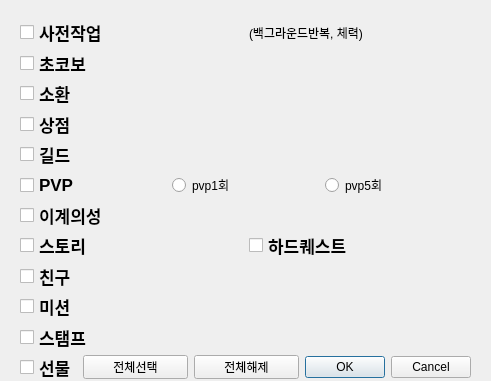
<?xml version="1.0" encoding="UTF-8"?>
<ui version="4.0">
 <class>Dialog</class>
 <widget class="QDialog" name="Dialog">
  <property name="geometry">
   <rect>
    <x>0</x>
    <y>0</y>
    <width>491</width>
    <height>381</height>
   </rect>
  </property>
  <property name="windowTitle">
   <string>Dialog</string>
  </property>
  <widget class="QWidget" name="verticalLayoutWidget">
   <property name="geometry">
    <rect>
     <x>20</x>
     <y>20</y>
     <width>451</width>
     <height>359</height>
    </rect>
   </property>
   <layout class="QVBoxLayout" name="verticalLayout">
    <item>
     <layout class="QHBoxLayout" name="horizontalLayout_4">
      <item>
       <widget class="QCheckBox" name="cb_prep_work">
        <property name="sizePolicy">
         <sizepolicy hsizetype="Preferred" vsizetype="Expanding">
          <horstretch>0</horstretch>
          <verstretch>0</verstretch>
         </sizepolicy>
        </property>
        <property name="font">
         <font>
          <pointsize>13</pointsize>
          <weight>75</weight>
          <bold>true</bold>
         </font>
        </property>
        <property name="text">
         <string>사전작업</string>
        </property>
       </widget>
      </item>
      <item>
       <widget class="QLabel" name="label">
        <property name="text">
         <string>(백그라운드반복, 체력)</string>
        </property>
       </widget>
      </item>
     </layout>
    </item>
    <item>
     <widget class="QCheckBox" name="cb_chocobo">
      <property name="sizePolicy">
       <sizepolicy hsizetype="Preferred" vsizetype="Expanding">
        <horstretch>0</horstretch>
        <verstretch>0</verstretch>
       </sizepolicy>
      </property>
      <property name="font">
       <font>
        <pointsize>13</pointsize>
        <weight>75</weight>
        <bold>true</bold>
       </font>
      </property>
      <property name="text">
       <string>초코보</string>
      </property>
     </widget>
    </item>
    <item>
     <widget class="QCheckBox" name="cb_summon">
      <property name="sizePolicy">
       <sizepolicy hsizetype="Preferred" vsizetype="Expanding">
        <horstretch>0</horstretch>
        <verstretch>0</verstretch>
       </sizepolicy>
      </property>
      <property name="font">
       <font>
        <pointsize>13</pointsize>
        <weight>75</weight>
        <bold>true</bold>
       </font>
      </property>
      <property name="text">
       <string>소환</string>
      </property>
     </widget>
    </item>
    <item>
     <widget class="QCheckBox" name="cb_store">
      <property name="sizePolicy">
       <sizepolicy hsizetype="Preferred" vsizetype="Expanding">
        <horstretch>0</horstretch>
        <verstretch>0</verstretch>
       </sizepolicy>
      </property>
      <property name="font">
       <font>
        <pointsize>13</pointsize>
        <weight>75</weight>
        <bold>true</bold>
       </font>
      </property>
      <property name="text">
       <string>상점</string>
      </property>
     </widget>
    </item>
    <item>
     <widget class="QCheckBox" name="cb_guild">
      <property name="sizePolicy">
       <sizepolicy hsizetype="Preferred" vsizetype="Expanding">
        <horstretch>0</horstretch>
        <verstretch>0</verstretch>
       </sizepolicy>
      </property>
      <property name="font">
       <font>
        <pointsize>13</pointsize>
        <weight>75</weight>
        <bold>true</bold>
       </font>
      </property>
      <property name="text">
       <string>길드</string>
      </property>
     </widget>
    </item>
    <item>
     <layout class="QHBoxLayout" name="horizontalLayout" stretch="0,0,0">
      <item>
       <widget class="QCheckBox" name="cb_pvp">
        <property name="sizePolicy">
         <sizepolicy hsizetype="Preferred" vsizetype="Expanding">
          <horstretch>0</horstretch>
          <verstretch>0</verstretch>
         </sizepolicy>
        </property>
        <property name="font">
         <font>
          <pointsize>13</pointsize>
          <weight>75</weight>
          <bold>true</bold>
         </font>
        </property>
        <property name="text">
         <string>PVP</string>
        </property>
       </widget>
      </item>
      <item>
       <widget class="QRadioButton" name="rb_pvp_1">
        <property name="sizePolicy">
         <sizepolicy hsizetype="Preferred" vsizetype="Fixed">
          <horstretch>0</horstretch>
          <verstretch>0</verstretch>
         </sizepolicy>
        </property>
        <property name="text">
         <string>pvp1회</string>
        </property>
       </widget>
      </item>
      <item>
       <widget class="QRadioButton" name="rb_pvp_5">
        <property name="sizePolicy">
         <sizepolicy hsizetype="Preferred" vsizetype="Fixed">
          <horstretch>0</horstretch>
          <verstretch>0</verstretch>
         </sizepolicy>
        </property>
        <property name="text">
         <string>pvp5회</string>
        </property>
       </widget>
      </item>
     </layout>
    </item>
    <item>
     <widget class="QCheckBox" name="cb_another_world">
      <property name="sizePolicy">
       <sizepolicy hsizetype="Preferred" vsizetype="Expanding">
        <horstretch>0</horstretch>
        <verstretch>0</verstretch>
       </sizepolicy>
      </property>
      <property name="font">
       <font>
        <pointsize>13</pointsize>
        <weight>75</weight>
        <bold>true</bold>
       </font>
      </property>
      <property name="text">
       <string>이계의성</string>
      </property>
     </widget>
    </item>
    <item>
     <layout class="QHBoxLayout" name="horizontalLayout_3">
      <item>
       <widget class="QCheckBox" name="cb_story">
        <property name="sizePolicy">
         <sizepolicy hsizetype="Preferred" vsizetype="Expanding">
          <horstretch>0</horstretch>
          <verstretch>0</verstretch>
         </sizepolicy>
        </property>
        <property name="font">
         <font>
          <pointsize>13</pointsize>
          <weight>75</weight>
          <bold>true</bold>
         </font>
        </property>
        <property name="text">
         <string>스토리</string>
        </property>
       </widget>
      </item>
      <item>
       <widget class="QCheckBox" name="cb_hard_quest">
        <property name="sizePolicy">
         <sizepolicy hsizetype="Preferred" vsizetype="Expanding">
          <horstretch>0</horstretch>
          <verstretch>0</verstretch>
         </sizepolicy>
        </property>
        <property name="font">
         <font>
          <pointsize>13</pointsize>
          <weight>75</weight>
          <bold>true</bold>
         </font>
        </property>
        <property name="text">
         <string>하드퀘스트</string>
        </property>
       </widget>
      </item>
     </layout>
    </item>
    <item>
     <widget class="QCheckBox" name="cb_friend">
      <property name="sizePolicy">
       <sizepolicy hsizetype="Preferred" vsizetype="Expanding">
        <horstretch>0</horstretch>
        <verstretch>0</verstretch>
       </sizepolicy>
      </property>
      <property name="font">
       <font>
        <pointsize>13</pointsize>
        <weight>75</weight>
        <bold>true</bold>
       </font>
      </property>
      <property name="text">
       <string>친구</string>
      </property>
     </widget>
    </item>
    <item>
     <widget class="QCheckBox" name="cb_mission">
      <property name="sizePolicy">
       <sizepolicy hsizetype="Preferred" vsizetype="Expanding">
        <horstretch>0</horstretch>
        <verstretch>0</verstretch>
       </sizepolicy>
      </property>
      <property name="font">
       <font>
        <pointsize>13</pointsize>
        <weight>75</weight>
        <bold>true</bold>
       </font>
      </property>
      <property name="text">
       <string>미션</string>
      </property>
     </widget>
    </item>
    <item>
     <widget class="QCheckBox" name="cb_stamp">
      <property name="sizePolicy">
       <sizepolicy hsizetype="Preferred" vsizetype="Expanding">
        <horstretch>0</horstretch>
        <verstretch>0</verstretch>
       </sizepolicy>
      </property>
      <property name="font">
       <font>
        <pointsize>13</pointsize>
        <weight>75</weight>
        <bold>true</bold>
       </font>
      </property>
      <property name="text">
       <string>스탬프</string>
      </property>
     </widget>
    </item>
    <item>
     <layout class="QHBoxLayout" name="horizontalLayout_2" stretch="0,1,1,0">
      <item>
       <widget class="QCheckBox" name="cb_present">
        <property name="sizePolicy">
         <sizepolicy hsizetype="Preferred" vsizetype="Expanding">
          <horstretch>0</horstretch>
          <verstretch>0</verstretch>
         </sizepolicy>
        </property>
        <property name="font">
         <font>
          <pointsize>13</pointsize>
          <weight>75</weight>
          <bold>true</bold>
         </font>
        </property>
        <property name="text">
         <string>선물</string>
        </property>
       </widget>
      </item>
      <item>
       <widget class="QPushButton" name="pushButton">
        <property name="text">
         <string>전체선택</string>
        </property>
       </widget>
      </item>
      <item>
       <widget class="QPushButton" name="pushButton_2">
        <property name="text">
         <string>전체해제</string>
        </property>
       </widget>
      </item>
      <item>
       <widget class="QDialogButtonBox" name="buttonBox">
        <property name="sizePolicy">
         <sizepolicy hsizetype="Preferred" vsizetype="Preferred">
          <horstretch>0</horstretch>
          <verstretch>0</verstretch>
         </sizepolicy>
        </property>
        <property name="orientation">
         <enum>Qt::Horizontal</enum>
        </property>
        <property name="standardButtons">
         <set>QDialogButtonBox::Cancel|QDialogButtonBox::Ok</set>
        </property>
       </widget>
      </item>
     </layout>
    </item>
   </layout>
  </widget>
 </widget>
 <resources/>
 <connections>
  <connection>
   <sender>buttonBox</sender>
   <signal>accepted()</signal>
   <receiver>Dialog</receiver>
   <slot>custom_accept()</slot>
   <hints>
    <hint type="sourcelabel">
     <x>315</x>
     <y>358</y>
    </hint>
    <hint type="destinationlabel">
     <x>157</x>
     <y>274</y>
    </hint>
   </hints>
  </connection>
  <connection>
   <sender>buttonBox</sender>
   <signal>rejected()</signal>
   <receiver>Dialog</receiver>
   <slot>reject()</slot>
   <hints>
    <hint type="sourcelabel">
     <x>383</x>
     <y>358</y>
    </hint>
    <hint type="destinationlabel">
     <x>286</x>
     <y>274</y>
    </hint>
   </hints>
  </connection>
  <connection>
   <sender>pushButton</sender>
   <signal>clicked()</signal>
   <receiver>Dialog</receiver>
   <slot>select_all()</slot>
   <hints>
    <hint type="sourcelabel">
     <x>145</x>
     <y>365</y>
    </hint>
    <hint type="destinationlabel">
     <x>142</x>
     <y>420</y>
    </hint>
   </hints>
  </connection>
  <connection>
   <sender>pushButton_2</sender>
   <signal>clicked()</signal>
   <receiver>Dialog</receiver>
   <slot>deselect_all()</slot>
   <hints>
    <hint type="sourcelabel">
     <x>243</x>
     <y>364</y>
    </hint>
    <hint type="destinationlabel">
     <x>244</x>
     <y>417</y>
    </hint>
   </hints>
  </connection>
 </connections>
 <slots>
  <slot>custom_accept()</slot>
  <slot>select_all()</slot>
  <slot>deselect_all()</slot>
 </slots>
</ui>
